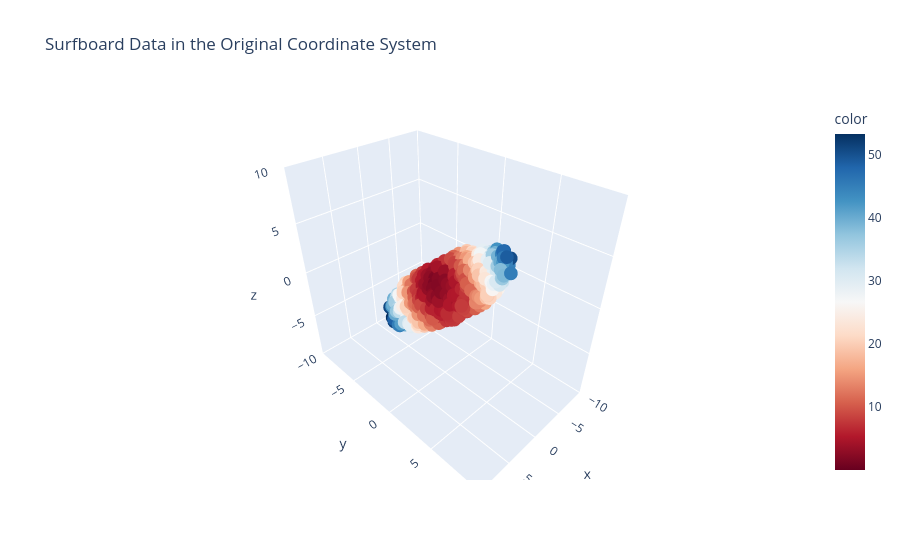

Notebook cell for this chart:
### Code cell
fig = px.scatter_3d(
    colorize_surfboard_data(surfboard),
    x="x",
    y="y",
    z="z",
    color="color",
    color_continuous_scale="RdBu",
    range_x=[-10, 10],
    range_y=[-10, 10],
    range_z=[-10, 10],
    title="Surfboard Data in the Original Coordinate System"
)

fig.show()

### Figure 1 — Plotly figure (JSON) as saved in the notebook; plotly's stock layout.template omitted (floating-point values rounded to 4 significant figures; data arrays with more than 128 entries replaced by an {"elided": "..."} marker saying what was removed)
{"data": [{"hovertemplate": "x=%{x}<br>y=%{y}<br>z=%{z}<br>color=%{marker.color}<extra></extra>", "legendgroup": "", "marker": {"color": {"elided": "1000 float values"}, "coloraxis": "coloraxis", "symbol": "circle"}, "mode": "markers", "name": "", "scene": "scene", "showlegend": false, "type": "scatter3d", "x": {"elided": "1000 float values"}, "y": {"elided": "1000 float values"}, "z": {"elided": "1000 float values"}}], "layout": {"coloraxis": {"colorbar": {"title": {"text": "color"}}, "colorscale": [[0, "rgb(103,0,31)"], [0.1, "rgb(178,24,43)"], [0.2, "rgb(214,96,77)"], [0.3, "rgb(244,165,130)"], [0.4, "rgb(253,219,199)"], [0.5, "rgb(247,247,247)"], [0.6, "rgb(209,229,240)"], [0.7, "rgb(146,197,222)"], [0.8, "rgb(67,147,195)"], [0.9, "rgb(33,102,172)"], [1, "rgb(5,48,97)"]]}, "legend": {"tracegroupgap": 0}, "scene": {"domain": {"x": [0, 1], "y": [0, 1]}, "xaxis": {"range": [-10, 10], "title": {"text": "x"}}, "yaxis": {"range": [-10, 10], "title": {"text": "y"}}, "zaxis": {"range": [-10, 10], "title": {"text": "z"}}}, "title": {"text": "Surfboard Data in the Original Coordinate System"}}}
